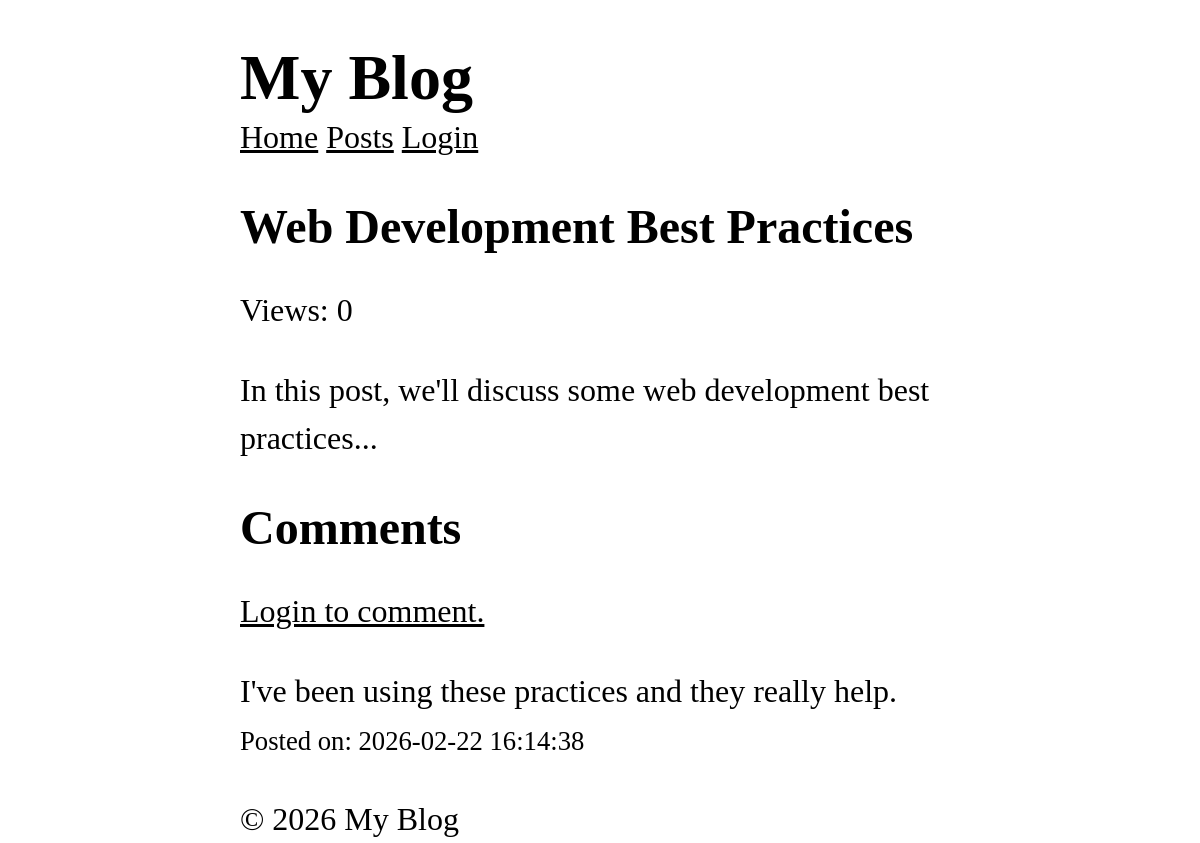
Page /posts/3 on the committed database.
### tables this page shows
CREATE TABLE posts (
    id INTEGER PRIMARY KEY AUTOINCREMENT,
    title TEXT NOT NULL,
    content TEXT NOT NULL,
    views INTEGER DEFAULT 0,
    user_id INTEGER NOT NULL,
    created_at DATETIME DEFAULT CURRENT_TIMESTAMP,
    FOREIGN KEY (user_id) REFERENCES users (id)
);

CREATE TABLE comments (
    id INTEGER PRIMARY KEY AUTOINCREMENT,
    content TEXT NOT NULL,
    user_id INTEGER NOT NULL,
    post_id INTEGER NOT NULL,
    created_at DATETIME DEFAULT CURRENT_TIMESTAMP,
    FOREIGN KEY (user_id) REFERENCES users (id),
    FOREIGN KEY (post_id) REFERENCES posts (id)
);

### core/View.php (called while the page is built, shortened)
<?php
class View {
    protected static $globals = [];
    public static function share(string $key, mixed $value): void {
        static::$globals[$key] = $value;
    }
    public static function render(string $template, array $data = [], ?string $layout = null): string {
        $data = [...static::$globals, ...$data];
        $content = static::renderTemplate(
            $template,
            $data
        );
        return static::renderLayout($layout, $data, $content);
    }
    protected static function renderTemplate(string $template, array $data): string {
        extract($data);
        $path = dirname(__DIR__). "/app/Views/$template.php";
        require $path;
        return ob_get_clean();
    }
    protected static function renderLayout(?string $template, array $data, string $content): string {
        return ob_get_clean();
    }
}

### app/Controllers/PostController.php (called while the page is built, shortened)
<?php
class PostController {
    public function show($id) {
        $post = Post::find($id);
        $comments = Comment::forPost($id);
        return View::render(
            template: 'post/show',
            layout: 'layouts/main',
            data: ['post' => $post, 'comments' => $comments]
        );
    }
}

### app/Middlewares/CSRF.php (called while the page is built, shortened)
<?php
class CSRF implements Middleware {
  public function handle(callable $next) {
    return $next();
    }
}

### app/Middlewares/View.php (called while the page is built, shortened)
<?php
class View implements Middleware {
    public function handle(callable $next) {
        return $next();
    }
}

### public/index.php (called while the page is built, shortened)
<?php
$router = new Router();
$uri = parse_url($_SERVER['REQUEST_URI'], PHP_URL_PATH);
$method = $_SERVER['REQUEST_METHOD'];
$router->dispatch($uri, $method);

### core/App.php (called while the page is built, shortened)
<?php
class App {
    protected static $container = [];
    public static function bind(string $key, mixed $value): void {
        static::$container[$key] = $value;
    }
    public static function get(string $key): mixed {
        return static::$container[$key];
    }
}

### core/Model.php (called while the page is built, shortened)
<?php
abstract class Model {
    protected static string $table;
    public static function find(mixed $id): ?static {
        $db = App::get('database');
        return $db->fetch("SELECT * FROM " . static::$table . " WHERE id = ?", [$id], static::class);
    }
}

### core/Database.php (called while the page is built, shortened)
<?php
class Database {
    protected $pdo;
    public function __construct(array $config) {
        try {
            $dsn = $this->createDsn($config);
            $username = $config['username'] ?? null;
            $password = $config['password'] ?? null;
            $options = $config['options'] ?? null;
            $this->pdo = new PDO($dsn, $username, $password, $options);
            $this->pdo->setAttribute(PDO::ATTR_ERRMODE, PDO::ERRMODE_EXCEPTION);
        } catch (PDOException $e) {
            throw new Exception("Could not connect to the database");
        }
    }
    protected function createDsn(array $config): string {
        $driver = $config['driver'];
        $dbname = $config['dbname'];
        return match($driver) {
            'sqlite' => "sqlite:$dbname",
            default => throw new Exception("Unsupported database driver: $driver")
        };
    }
    public function query(string $sql, array $params = []): PDOStatement {
        $stmt = $this->pdo->prepare($sql);
        $stmt->execute($params);
        return $stmt;
    }
    public function fetchAll(string $sql, array $params = [], ?string $className = null): array {
        $stmt = $this->query($sql, $params);
        return $className
            ? $stmt->fetchAll(PDO::FETCH_CLASS, $className)
            : $stmt->fetchAll(PDO::FETCH_ASSOC);
    }
    public function fetch(string $sql, array $params = [], ?string $className = null): mixed {
        $stmt = $this->query($sql, $params);
        $stmt->setFetchMode(
            $className ? PDO::FETCH_CLASS : PDO::FETCH_ASSOC, $className
        );
        return $stmt->fetch();
    }
}

### app/Models/Comment.php (called while the page is built, shortened)
<?php
class Comment extends Model {
    public static function forPost($postId): array {
        $db = App::get('database');
        return $db->fetchAll(
            "SELECT * FROM comments WHERE post_id = ? ORDER BY created_at DESC",
            [$postId],
            static::class
        );
    }
}

### app/Views/post/show.php (the view)
<article>
    <h1><?= htmlspecialchars($post->title) ?></h1>
    <p>Views: <?= $post->views ?></p>
    <p>
        <?=  nl2br(htmlspecialchars($post->content)) ?>
    </p>
</article>
<section>
    <h2 id="comments">Comments</h2>
    <?php if($user): ?>
        <form action="/posts/<?=  $post->id ?>/comments" method="POST">
            <?= csrf_token() ?>
            <textarea name="content" required rows="3"></textarea>
            <button type="submit">Add Comment</button>
        </form>
    <?php else: ?>
        <p>
            <a href="/login">Login to comment.</a>
        </p>
    <?php endif ?>
    <?php foreach($comments as $comment): ?>
        <div>
            <p>
             <?=  nl2br(htmlspecialchars($comment->content)) ?>
            </p>
            <small>Posted on: <?=  $comment->created_at ?></small>
        </div>
    <?php endforeach; ?>
</section>

### public/style.css (style rules this page uses)
*, *::before, *::after { box-sizing: border-box; }
html { -moz-text-size-adjust: none; -webkit-text-size-adjust: none; text-size-adjust: none; }
body, h1, h2, h3, h4, p, figure, blockquote, dl, dd { margin-block-end: 0; }
body { min-height: 100vh; line-height: 1.5; max-width: 60%; margin-left: auto; margin-right: auto; font-size: 2em; font-family: Cambria, Cochin, Georgia, Times, 'Times New Roman', serif; }
h1, h2, h3, h4, button, input, label { line-height: 1.1; }
h1, h2, h3, h4 { text-wrap: balance; }
a:not([class]) { text-decoration-skip-ink: auto; color: currentColor; }

### rows in the picture
posts: title "Web Development Best Practices", views "0", content "In this post, we'll discuss some web development best practices..."
comments: content "I've been using these practices and they really help.", created_at "2026-02-22 16:14:38"
